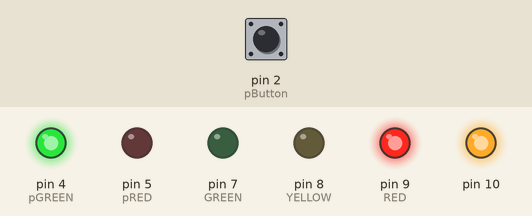
Bench run of a sketch on a simulated Arduino Uno, built with avr-gcc and run on an emulated ATmega328P. Parts: output pins drawn as LEDs (lit = HIGH). The inputs (shaded band) are chosen by the test bench; at power-on: pin 2 (pButton) LOW.

Above: at 0.1 s.
At 20.1 s:
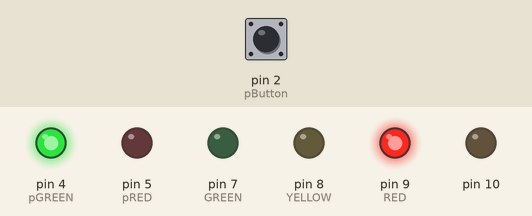
At 21.1 s:
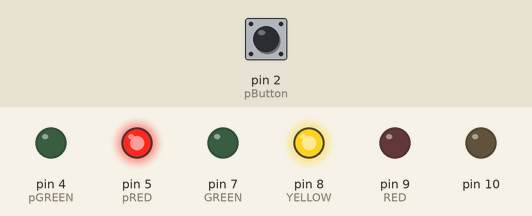
At 27.1 s:
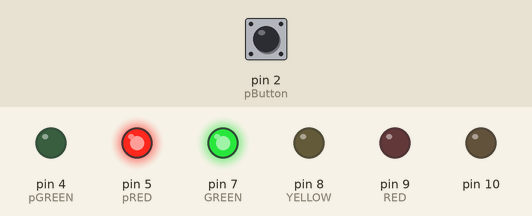
Timing chart, 0 to 28.6 s (numbered marks = the images above):
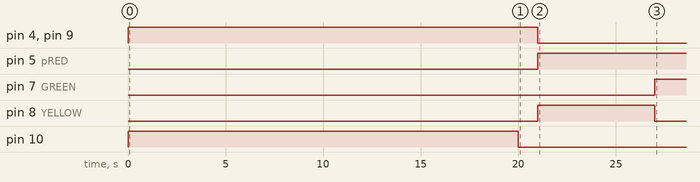

The sketch:

Master.ino
```cpp
//SPI MASTER (ARDUINO)
//SPI COMMUNICATION BETWEEN TWO ARDUINO
//CIRCUIT DIGEST

// Works with Thanas Dushku's and Luis Suarez' code

#include <SPI.h>

#define redLight 0
#define yellowLight 1
#define greenLight 2
#define pressed 1
#define reset 0
#define pRed 4
#define pGreen 5

int RED = 9;
int YELLOW = 8;
int GREEN = 7;
int pRED = 5;
int pGREEN = 4;
int pButton = 2;

int order = 0;
int state = redLight;
int pButtonState = 0;
int statePedestrian = pGreen;
volatile byte Mastersend = 0;
volatile byte Mastereceive = 0;

void setup (void)
{
  Serial.begin(115200);                   //Starts Serial Communication at Baud Rate 115200

  pinMode(RED, OUTPUT);
  pinMode(GREEN, OUTPUT);
  pinMode(YELLOW, OUTPUT);

  pinMode(pRED, OUTPUT);
  pinMode(pGREEN, OUTPUT);
  pinMode(pButton, INPUT);
  attachInterrupt(digitalPinToInterrupt(pButton), pButtonPressed, RISING);

  SPI.begin();                            //Begins the SPI commnuication
  SPI.setClockDivider(SPI_CLOCK_DIV8);    //Sets clock for SPI communication at 8 (16/8=2Mhz)
  digitalWrite(SS,HIGH);                  // Setting SlaveSelect as HIGH (So master doesnt connnect with slave)
}

void loop (void)
{

  if (Mastereceive == 0)
  {
    switch(statePedestrian){
      case pRed:
      digitalWrite(pGREEN, LOW);
      digitalWrite(pRED, HIGH);
      break;

      case pGreen:
      digitalWrite(pGREEN, HIGH);
      digitalWrite(pRED, LOW);
      break;
    }

    switch(state){
      case redLight:
      digitalWrite(YELLOW,LOW);
      digitalWrite(RED, HIGH);
      delay(20000);
      order = 0;
      state = yellowLight;
      statePedestrian = pRed;
      break;

      case yellowLight:
      digitalWrite(RED, LOW);
      digitalWrite(YELLOW, HIGH);
      digitalWrite(GREEN, LOW);
      delay(5000);
      if (order == 0)
        state = greenLight;
      else{
          state = redLight;
        statePedestrian = pGreen;
      }

      break;

      case greenLight:
      digitalWrite(YELLOW, LOW);
      digitalWrite(GREEN, HIGH);
      delay(10000);
      for(int i = 0; i < 5; i++){
        if(pButtonState == pressed){
          pButtonState = reset;
          state = yellowLight;
          break;
        }
        delay(1000);
      }
      order = 1;
      state = yellowLight;
      statePedestrian = pGreen;
      break;

    }

    switch (Mastersend){
      case 1:
        Mastersend = 2;
      case 2:
        Mastersend = 0;
      default:
        Mastersend = 1;
    }
   }
   digitalWrite(SS, LOW);                  //Starts communication with Slave connected to master
   Mastereceive=SPI.transfer(Mastersend); //Send the mastersend value to slave also receives value from slave
   delay(1000);

}

void pButtonPressed(){
  pButtonState = pressed;
}
```

Measured:
- by itself, pin 4 (pGREEN), pin 9 (RED): LOW → HIGH at 0.00 s, → LOW 21.0 s later
- by itself, pin 5 (pRED): LOW → HIGH at 21.0 s
- by itself, pin 7 (GREEN): LOW → HIGH at 27.0 s
- by itself, pin 8 (YELLOW): LOW → HIGH at 21.0 s, → LOW 6.0 s later
- by itself, pin 10: HIGH → LOW at 20.0 s
